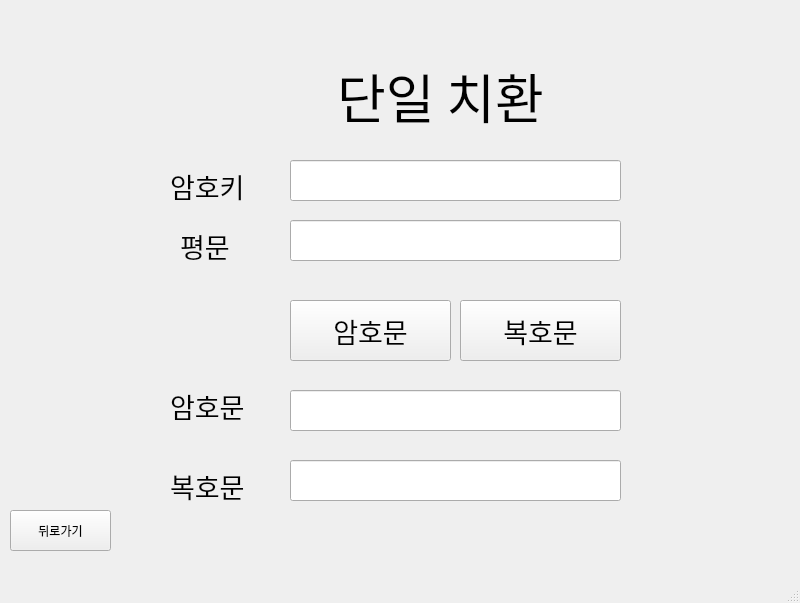
<?xml version="1.0" encoding="UTF-8"?>
<ui version="4.0">
 <class>MainWindow</class>
 <widget class="QMainWindow" name="MainWindow">
  <property name="geometry">
   <rect>
    <x>0</x>
    <y>0</y>
    <width>800</width>
    <height>603</height>
   </rect>
  </property>
  <property name="windowTitle">
   <string>MainWindow</string>
  </property>
  <widget class="QWidget" name="centralwidget">
   <widget class="QLineEdit" name="plain_edit">
    <property name="geometry">
     <rect>
      <x>290</x>
      <y>220</y>
      <width>331</width>
      <height>41</height>
     </rect>
    </property>
    <property name="text">
     <string/>
    </property>
   </widget>
   <widget class="QLineEdit" name="decrypt_edit">
    <property name="geometry">
     <rect>
      <x>290</x>
      <y>460</y>
      <width>331</width>
      <height>41</height>
     </rect>
    </property>
    <property name="text">
     <string/>
    </property>
   </widget>
   <widget class="QLabel" name="title">
    <property name="geometry">
     <rect>
      <x>250</x>
      <y>50</y>
      <width>381</width>
      <height>91</height>
     </rect>
    </property>
    <property name="font">
     <font>
      <family>배달의민족 주아</family>
      <pointsize>40</pointsize>
     </font>
    </property>
    <property name="text">
     <string>단일 치환</string>
    </property>
    <property name="alignment">
     <set>Qt::AlignCenter</set>
    </property>
   </widget>
   <widget class="QPushButton" name="decrypt">
    <property name="geometry">
     <rect>
      <x>460</x>
      <y>300</y>
      <width>161</width>
      <height>61</height>
     </rect>
    </property>
    <property name="font">
     <font>
      <family>배달의민족 주아</family>
      <pointsize>20</pointsize>
     </font>
    </property>
    <property name="text">
     <string>복호문</string>
    </property>
   </widget>
   <widget class="QLabel" name="keylbl">
    <property name="geometry">
     <rect>
      <x>170</x>
      <y>170</y>
      <width>91</width>
      <height>31</height>
     </rect>
    </property>
    <property name="font">
     <font>
      <family>배달의민족 주아</family>
      <pointsize>20</pointsize>
     </font>
    </property>
    <property name="text">
     <string>암호키</string>
    </property>
   </widget>
   <widget class="QLineEdit" name="key_edit">
    <property name="geometry">
     <rect>
      <x>290</x>
      <y>160</y>
      <width>331</width>
      <height>41</height>
     </rect>
    </property>
    <property name="text">
     <string/>
    </property>
   </widget>
   <widget class="QLabel" name="decryptlbl">
    <property name="geometry">
     <rect>
      <x>170</x>
      <y>470</y>
      <width>81</width>
      <height>31</height>
     </rect>
    </property>
    <property name="font">
     <font>
      <family>배달의민족 주아</family>
      <pointsize>20</pointsize>
     </font>
    </property>
    <property name="text">
     <string>복호문</string>
    </property>
   </widget>
   <widget class="QPushButton" name="encrypt">
    <property name="geometry">
     <rect>
      <x>290</x>
      <y>300</y>
      <width>161</width>
      <height>61</height>
     </rect>
    </property>
    <property name="font">
     <font>
      <family>배달의민족 주아</family>
      <pointsize>20</pointsize>
     </font>
    </property>
    <property name="text">
     <string>암호문</string>
    </property>
   </widget>
   <widget class="QLineEdit" name="cipher_edit">
    <property name="geometry">
     <rect>
      <x>290</x>
      <y>390</y>
      <width>331</width>
      <height>41</height>
     </rect>
    </property>
    <property name="text">
     <string/>
    </property>
   </widget>
   <widget class="QLabel" name="plainlbl">
    <property name="geometry">
     <rect>
      <x>180</x>
      <y>230</y>
      <width>51</width>
      <height>31</height>
     </rect>
    </property>
    <property name="font">
     <font>
      <family>배달의민족 주아</family>
      <pointsize>20</pointsize>
     </font>
    </property>
    <property name="text">
     <string>평문</string>
    </property>
   </widget>
   <widget class="QLabel" name="cipherlbl">
    <property name="geometry">
     <rect>
      <x>170</x>
      <y>390</y>
      <width>91</width>
      <height>31</height>
     </rect>
    </property>
    <property name="font">
     <font>
      <family>배달의민족 주아</family>
      <pointsize>20</pointsize>
     </font>
    </property>
    <property name="text">
     <string>암호문</string>
    </property>
   </widget>
   <widget class="QPushButton" name="backBtn">
    <property name="geometry">
     <rect>
      <x>10</x>
      <y>510</y>
      <width>101</width>
      <height>41</height>
     </rect>
    </property>
    <property name="text">
     <string>뒤로가기</string>
    </property>
   </widget>
  </widget>
  <widget class="QMenuBar" name="menubar">
   <property name="geometry">
    <rect>
     <x>0</x>
     <y>0</y>
     <width>800</width>
     <height>25</height>
    </rect>
   </property>
  </widget>
  <widget class="QStatusBar" name="statusbar"/>
 </widget>
 <resources/>
 <connections/>
</ui>
